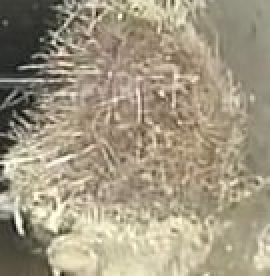
#> input picture Tree_Root_Detection/data/tree/Selection_111.jpg, 135 x 138 px (shown 2 times larger); its folder holds only this picture in this run
$ jupyter execute --allow-errors heatmap_added_final.ipynb   (shell and % lines are left out)   (older library calls are emulated)
#> lines starting #> are read from the running program, lines starting #| are printed output that depends on the picture
[cell 1]
import os
os.chdir("mb/Tree_Root_Detection")

[cell 2]
import csv
import matplotlib.image as mpimg
import cv2
import numpy as np
import os
import logging
import glob

[cell 3]
from keras.models import Sequential
from keras.layers import Flatten, Dense, Lambda, Dropout, Activation, Cropping2D
from keras.layers.convolutional import Convolution2D
from keras.layers.pooling import MaxPooling2D
from sklearn.model_selection import train_test_split
import sklearn

[cell 4]
width = 58
height = 58

#images = []

[cell 5]
roots   = glob.glob('data/tree/*.JPG')
roots += glob.glob('data/tree/*.jpg')
non_roots   = glob.glob('data/non_tree/*.JPG')
non_roots   += glob.glob('data/non_tree/*.jpg')
print(len(roots), len(non_roots))

[cell 6]
img_size=64
# [27 lines left out: functions show3img, eq_Hist, scale_img, not called in this run]

def crop(img, mar=0):
   c_x,c_y, sh = int(img.shape[0]/2), int(img.shape[1]/2), int(img_size/2-mar)
   return img[(c_x-sh):(c_x+sh),(c_y-sh):(c_y+sh)]

def rotate_img(img):
   c_x,c_y = int(img.shape[0]/2), int(img.shape[1]/2)
   ang = 30.0*np.random.rand()-15
   Mat = cv2.getRotationMatrix2D((c_x, c_y), ang, 1.0)
   return cv2.warpAffine(img, Mat, img.shape[:2])

def sharpen_img(img):
   gb = cv2.GaussianBlur(img, (7,7), 20.0)
   return cv2.addWeighted(img, 2, gb, -1, 0)
#Compute linear image transformation ing*s+m
def lin_img(img,s=1.0,m=0.0):
   img2=cv2.multiply(img, np.array([s]))
   return cv2.add(img2, np.array([m]))

#Change image contrast; s>1 - increase
def contr_img(img, s=1.0):
   m=127.0*(1.0-s)
   return lin_img(img, s, m)

# [50 lines left out: functions transform_img, augment_img, random_warp, random_brightness, not called in this run]

[cell 7]
def create_data(n=10):
#> called with n = 5
   for i in range(len(roots)):
       img=mpimg.imread(roots[i])
#> img is the input picture: shape (138, 135, 3); mean R, G, B 161.6, 151.7, 129.7
       img=cv2.resize(img, (64, 64))
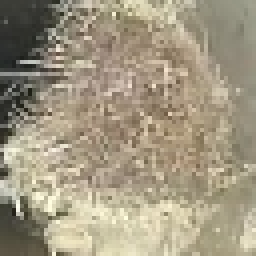
#> img: shape (64, 64, 3) (shown 4 times larger); mean R, G, B 161.5, 151.7, 129.7
       X_train_aug_roots.append(transform_img(img))
       y_train_aug.append(1)
       #Generate n new images out of each input image
       for j in range(n):
           X_train_aug_roots.append(augment_img(img))
           y_train_aug.append(1)
   print("Total number of images in the augmented dataset = ", len(X_train_aug_roots))

#> (the rest of this cell did not finish here and is left out)

[cell 8]
def create_data(n=10):
   for i in range(len(non_roots)):
       img=mpimg.imread(non_roots[i])
       img=cv2.resize(img, (64, 64))
       X_train_aug_roots.append(transform_img(img))
       y_train_aug.append(0)
       #Generate n new images out of each input image
       for j in range(n):
           X_train_aug_roots.append(augment_img(img))
           y_train_aug.append(0)
   print("Total number of images in the augmented dataset = ", len(X_train_aug_roots))

#> (the rest of this cell did not finish here and is left out)

[cell 9]
print(len(roots))

[cell 10]
X_train_aug_roots = []
y_train_aug = []
for i in range(len(roots)):
     img=mpimg.imread(roots[i])
     img=cv2.resize(img, (58, 58))
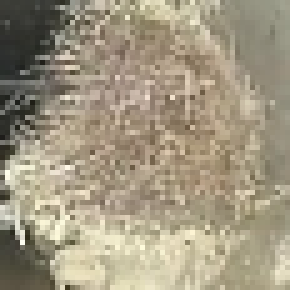
#> img: shape (58, 58, 3) (shown 5 times larger); mean R, G, B 161.5, 151.6, 129.6
     X_train_aug_roots.append(img)
     y_train_aug.append(1)
     img = cv2.flip(img,1)
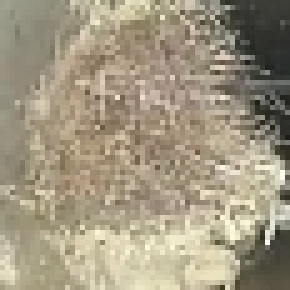
#> img: shape (58, 58, 3) (shown 5 times larger); mean R, G, B 161.5, 151.6, 129.6
     X_train_aug_roots.append(img)
     y_train_aug.append(1)
     img = rotate_img(img)
#> in rotate_img, `return cv2.warpAffine(img, Mat, img.shape[:2])`:
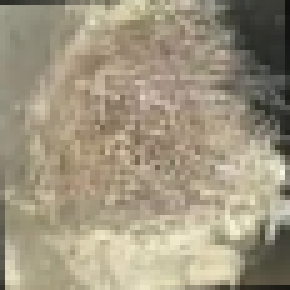
#> returned value: shape (58, 58, 3) (shown 5 times larger); mean of channels 0, 1, 2 159.8, 150, 128.3; drawn as R, G, B
     X_train_aug_roots.append(img)
     y_train_aug.append(1)
# [6 lines of commented-out code are left out]


for i in range(len(non_roots)):
     img=mpimg.imread(non_roots[i])
     img=cv2.resize(img, (58, 58))
     X_train_aug_roots.append(img)
     y_train_aug.append(0)
     img = cv2.flip(img,1)
     X_train_aug_roots.append(img)
     y_train_aug.append(0)
     img = rotate_img(img)
     X_train_aug_roots.append(img)
     y_train_aug.append(0)
# [6 lines of commented-out code are left out]


print("Total number of images in the augmented dataset = ", len(X_train_aug_roots))
#| Total number of images in the augmented dataset =  6
print(len(y_train_aug))

[cell 11]
activation = 'relu'
dropout = 1

def model(dshape):

    seq_model = Sequential()

    seq_model.add(BatchNormalization(input_shape=(dshape[0], dshape[1], dshape[2])))
    seq_model.add(Conv2D(24, (5, 5), padding='valid',
                  activation=activation, strides=(2, 2)))

    seq_model.add(Conv2D(36, (5, 5), padding='valid', activation=activation, strides=(2, 2)))
    seq_model.add(Dropout(0.6))
    seq_model.add(Conv2D(48, (5, 5), padding='valid', activation=activation, strides=(2, 2)))
    seq_model.add(Dropout(0.5))
    seq_model.add(Conv2D(64, (3, 3), padding='valid', activation=activation))
    seq_model.add(Dropout(0.4))
    #seq_model.add(Conv2D(64, (3, 3), padding='valid', activation=activation))
    seq_model.add(Flatten())
    seq_model.add(Dropout(0.6))
    seq_model.add(Dense(100, activation=activation))
    seq_model.add(Dropout(0.2))
    seq_model.add(Dense(50, activation=activation))
    seq_model.add(Dropout(0.3))
    seq_model.add(Dense(10, activation=activation))
    seq_model.add(Dense(1, activation='sigmoid'))
    seq_model.compile(loss='binary_crossentropy', optimizer=adam(), metrics=['accuracy'])
    seq_model.summary()

    return seq_model

[cell 12]
from sklearn.utils import shuffle
from keras.utils.data_utils import Sequence

images, labels = shuffle(X_train_aug_roots, y_train_aug)
#> images = 6 items; labels = [1, 1, 1, 1, 1, 1]

[cell 13]
images = np.asarray(images)
labels = np.asarray(labels)
print(images.dtype, images.shape)
#| uint8 (6, 58, 58, 3)
print(type(images))
#| <class 'numpy.ndarray'>
print(labels)
#| [1 1 1 1 1 1]

[cell 14]
from keras.models import Sequential
from keras.layers import Dense, Flatten, Conv2D, Dropout
from keras.layers.normalization import BatchNormalization
from keras.optimizers import adam
#from keras.utils.data_utils import Sequence

#> (the rest of this cell did not finish here and is left out)


#> (a cell that did not finish here is left out)

[cell 16]
# [9 lines left out: function save_keras_model, not called in this run]

#> (a cell that did not finish here is left out)

# New Section

[cell 18]
from google.colab import files


files.download('kerasmodel.h5')
files.download('kerasmodel.json')

[cell 19]
from keras.models import model_from_json
model_path = 'kerasmodel'

#> (the rest of this cell did not finish here and is left out)

[cell 20]
# [74 lines left out: function find_roots, not called in this run]

[cell 21]
# [9 lines left out: function draw_boxes, not called in this run]

[cell 22]
# Convert hog image to RGB
# [6 lines left out: function hot_to_rgb, not called in this run]

[cell 23]
import matplotlib.pyplot as plt
ystart = 30
ystop = 270
scale = 1.5
pix_per_cell=8
cell_per_block=2
test_images=glob.glob('test_images/treeroot.JPG')
print(test_images)
for fname in test_images:
    print(fname)
    test_img=mpimg.imread(fname)
    plt.imshow(test_img)
    #plt.subplot(6,1,i)
    boxes=find_roots(test_img, ystart, ystop, scale, pix_per_cell,cell_per_block ) #, clf, X_scaler, orient, pix_per_cell, cell_per_block,color_space,spatial_size, hist_bins)
    #print(boxes[0][0])
    test_out_img=draw_boxes(test_img,boxes)
    plt.imshow(test_out_img)
    plt.show()

[cell 24]
os.chdir("test_images")

#> (a cell that did not finish here is left out)

#> (a cell that did not finish here is left out)

[cell 27]
from scipy.ndimage.measurements import label
# [30 lines left out: functions add_heat, apply_threshold, draw_labeled_bboxes, not called in this run]

[cell 28]
#print(scales,ystarts)
from collections import deque

# ystart = 30
# ystop = 270
# scale = 1.5


ystart = 250
#> ystart = 250
ystop = 720
scale = 1.5

heat_history=deque(maxlen=8)
# [21 lines left out: function process_frame, not called in this run]
